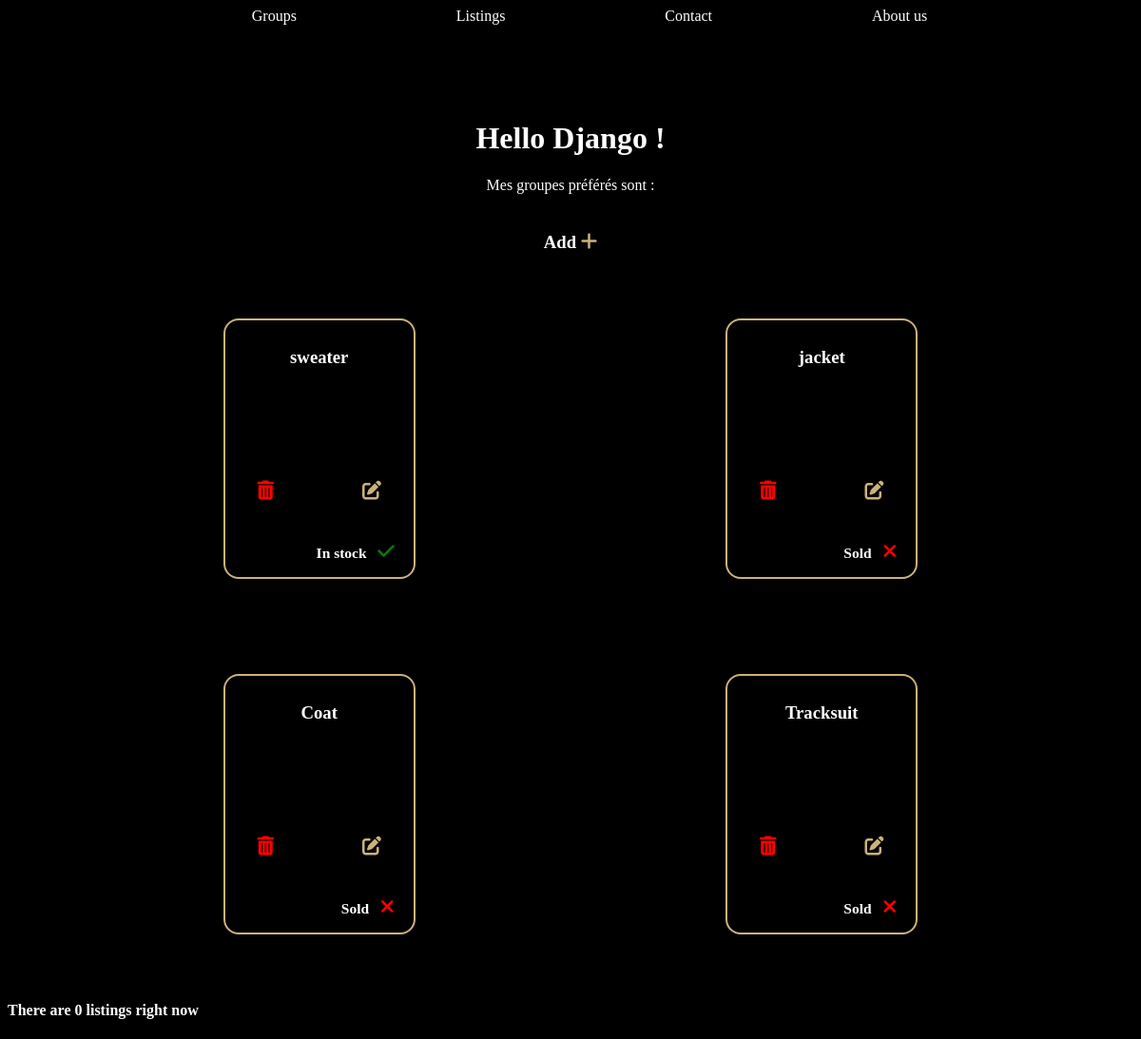
Page /listings on the earlier database version.
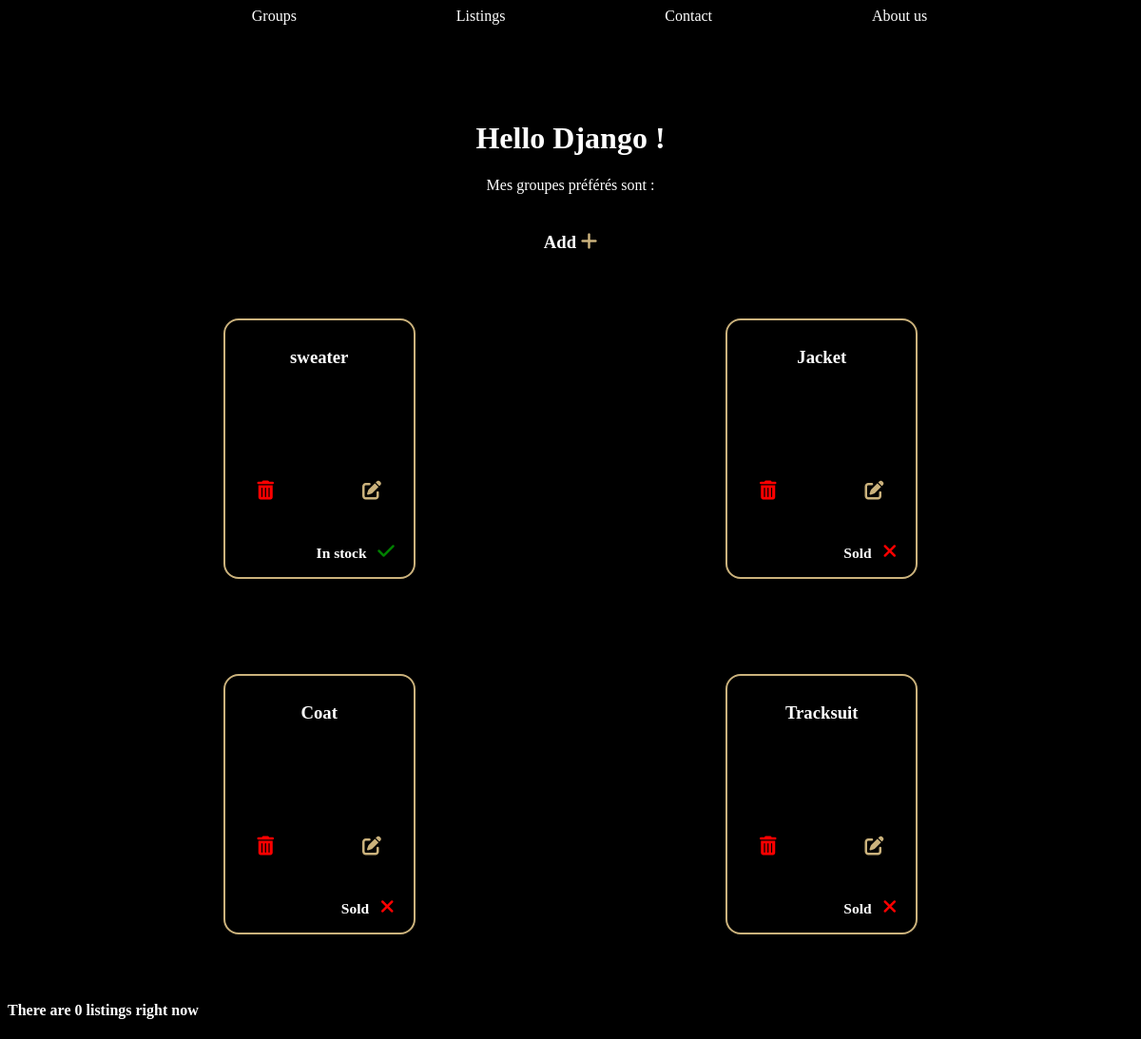
Same page on the later database version.
### listing/models.py (models this page shows)
class Listing(models.Model):
    band = models.ForeignKey(Band, null=True, on_delete=models.SET_NULL)
    class Type(models.TextChoices):
        RECORDS = 'R'
        CLOTHING = 'C'
        POSTERS = 'P'
        MISCELLANOUS = 'M'
    name = models.fields.CharField(max_length=100)
    description = models.fields.CharField(max_length=1000)
    sold = models.fields.BooleanField(default= False)
    year = models.fields.IntegerField(validators=[MinValueValidator(1900), MaxValueValidator(2022)], blank=True, null=True)
    type = models.fields.CharField(choices=Type.choices, max_length=10)

### listing/views.py (the view)
# urls.py: path('listings', views.listing_list, name='listing-list'),
def listing_list(request):
     listings = Listing.objects.all()
     return render(request,
                   'listings/listing_list.html',
                   {'listings' : listings})

### listing/templates/listings/listing_list.html (shortened to what this page needs)
{% extends 'listings/base.html' %}
{% block content %}
        <h1 style="text-align:center"> Hello Django !</h1>
        <p style="text-align:center"> Mes groupes préférés sont :
        <h3 style="text-align:center; margin-top: 40px">
            <a href="{% url 'listing-create' %}"> Add <i class="fa-solid fa-plus medium-size-icon"></i> </a>
        </h3>
        <div class="parent">
            {% for listing in listings %}
                <div class="child">
                    <h3>
                    <a href ="{% url 'listing-detail' listing.id %}"> {{ listing.name }} </a>
                    <h3>
                    <h5>
                        <a href="{% url 'listing-update' listing.id %}"> <i class="fa-solid fa-pen-to-square gold edit medium-size-icon"></i> </a>
                    </h5>
                    <h5>
                        <i class="fa-solid fa-trash-can delete red medium-size-icon"></i>
                    <h5>
                    <div class="">
                        {% if listing.sold %}
                            <h3 class="active"> Sold &nbsp <i class="fa-solid fa-xmark red medium-size-icon"></i> </h3>
                        {% else %}
                            <h3 class="active"> In stock &nbsp <i class="fa-solid fa-check medium-size-icon"></i> </h3>
                        {% endif %}
                    </div>
                </div>
            {% endfor %}
        </div>
        </p>
        <h4> There are {{ listing|length }} listings right now </h4>
{% endblock %}

Differences in the rows shown:
changed Listing: name "jacket" → "Jacket"
